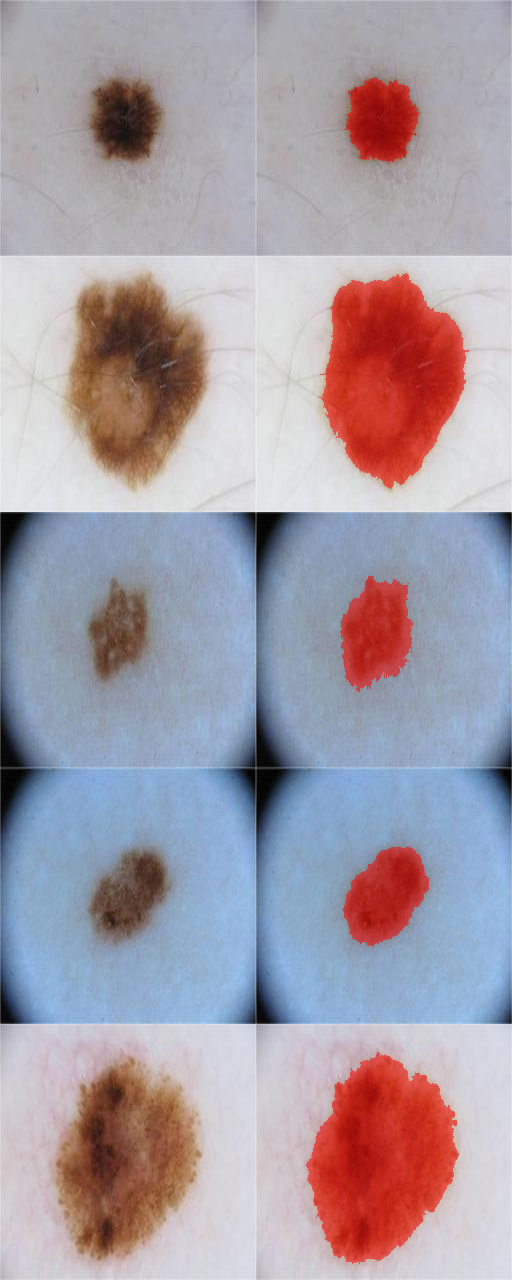
#> input picture experiments/data_sanity_check.png, 512 x 1280 px
$ python -i canny_edge.py   (imports and definitions only)
#> lines starting #> are read from the running program, lines starting #| are printed output that depends on the picture; after the words box and inside, x2 and y2 are one past the last pixel; in counts of white or black regions, pixels touching at a corner belong together
#> further down, picture is the input picture: shape (1280, 512, 3); mean B, G, R 166.5, 157, 167.2
### traditional/otsu.py
# -*- coding: utf-8 -*-
"""Otsu 最大类间方差阈值分割（课件第4章，自实现公式，不调用 cv2.threshold 的 Otsu 模式）。

思路：遍历灰度阈值 T ∈ [0,255]，最大化类间方差 σ_b² = ω0·ω1·(μ0-μ1)²。
皮肤病灶通常比周围皮肤暗，取灰度 < T 作为前景；
再经形态学开运算去噪点、保留最大连通域、孔洞填充得到最终结果。
"""
import cv2
import numpy as np


# [12 lines left out: function otsu_threshold, not called in this run]


def postprocess(mask):
    """开运算去噪 + 最大连通域 + 孔洞填充。输入输出均为 {0,1}。"""
    mask = (mask > 0).astype(np.uint8)
    kernel = cv2.getStructuringElement(cv2.MORPH_ELLIPSE, (5, 5))
    mask = cv2.morphologyEx(mask, cv2.MORPH_OPEN, kernel)
    # 最大连通域
    num, labels, stats, _ = cv2.connectedComponentsWithStats(mask, 8)
    if num > 1:
        largest = 1 + int(np.argmax(stats[1:, cv2.CC_STAT_AREA]))
        mask = (labels == largest).astype(np.uint8)
    # 孔洞填充（泛洪法）
    h, w = mask.shape
    flood = mask.copy()
    ff = np.zeros((h + 2, w + 2), np.uint8)
    cv2.floodFill(flood, ff, (0, 0), 2)
    mask = ((mask == 1) | (flood == 0)).astype(np.uint8)
    return mask


# [7 lines left out: function segment, not called in this run]

### traditional/canny_edge.py
# -*- coding: utf-8 -*-
"""Canny 边缘检测 + 形态学闭合分割（课件第4章边缘检测：一阶/二阶导数与 Canny 步骤）。

流程：高斯平滑 → Canny 双阈值边缘 → 形态学闭运算连接断裂边缘
     → 轮廓填充取最大轮廓 → 孔洞填充。
"""
import cv2
import numpy as np

from . import otsu


def segment(image_bgr, low=40, high=120):
#> called with low = 40, high = 120
    gray = cv2.cvtColor(image_bgr, cv2.COLOR_BGR2GRAY)
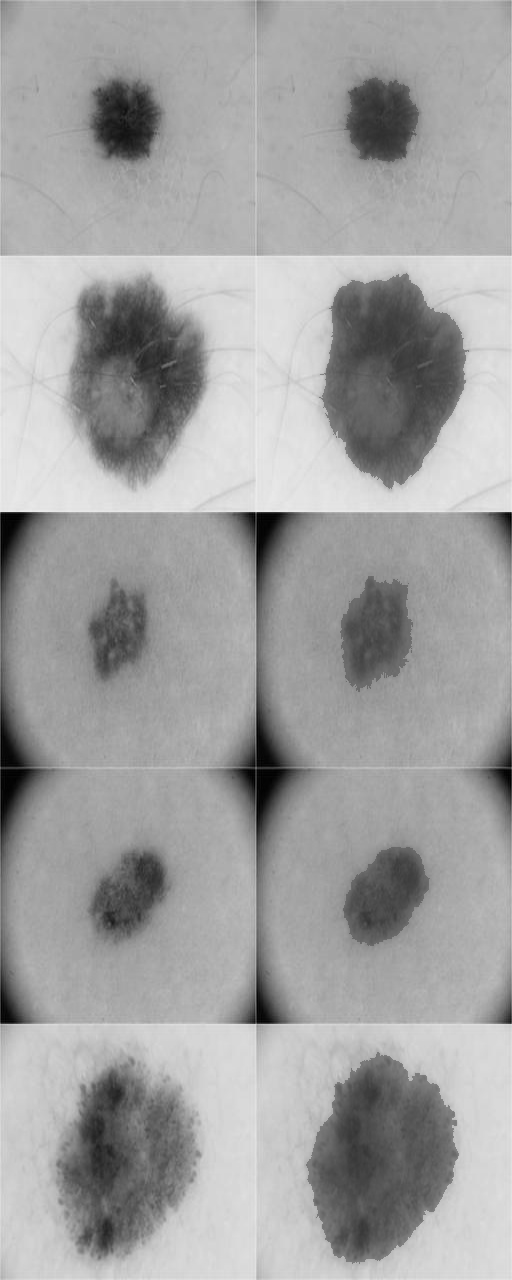
#> gray: shape (1280, 512); min 0, max 236, mean 161.1
    gray = cv2.GaussianBlur(gray, (5, 5), 0)
    edges = cv2.Canny(gray, low, high)
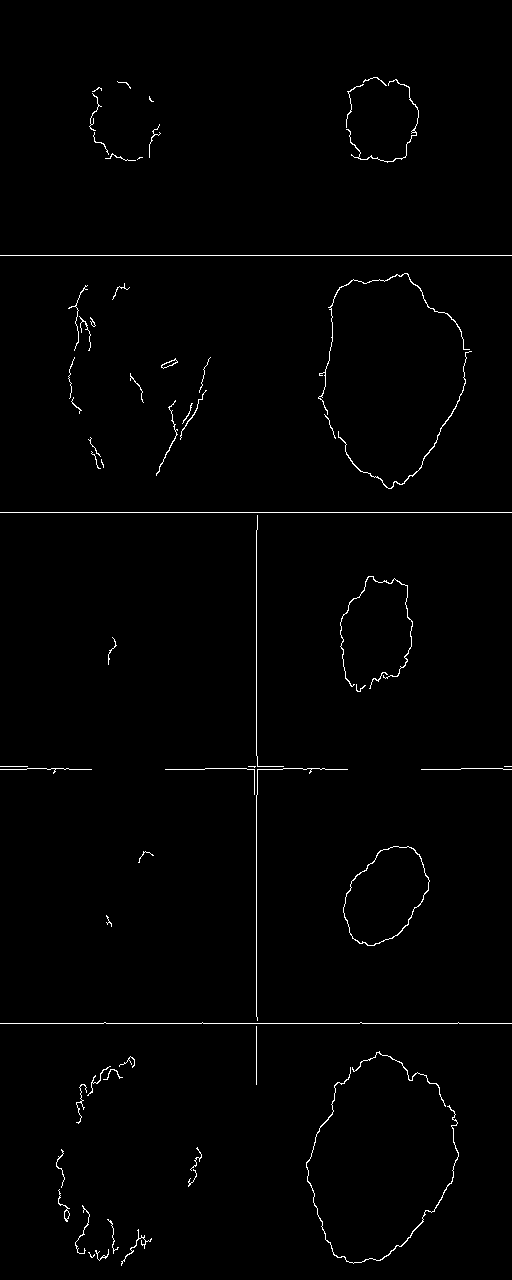
#> edges: shape (1280, 512); 1% white in thin lines or dots
    kernel = cv2.getStructuringElement(cv2.MORPH_ELLIPSE, (7, 7))
    closed = cv2.morphologyEx(edges, cv2.MORPH_CLOSE, kernel, iterations=2)
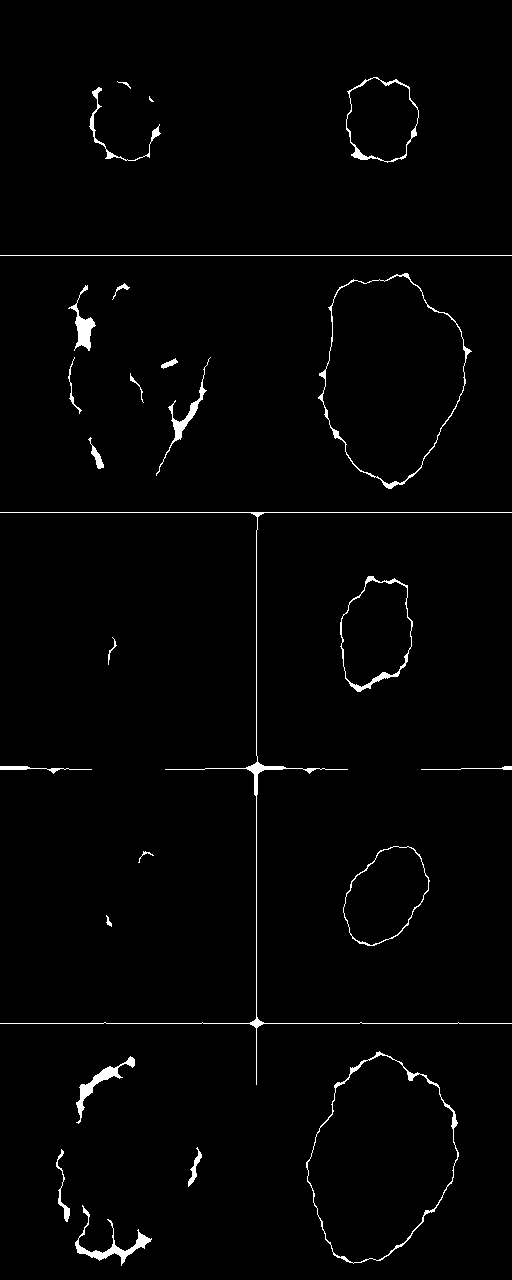
#> closed: shape (1280, 512); 1.6% white; 26 white regions (1 under 20 px)
    # 从边缘重建区域：取最大外轮廓并填充
    contours, _ = cv2.findContours(closed, cv2.RETR_EXTERNAL, cv2.CHAIN_APPROX_SIMPLE)
#> contours = 26 contours, 5 with area under 20; largest, box (x1, y1, x2, y2) and area: (306, 1051, 459, 1264) 22313, (318, 273, 472, 489) 22292, (340, 576, 413, 692) 6152, (343, 846, 430, 946) 5824, (346, 77, 419, 163) 4788
    mask = np.zeros_like(gray, np.uint8)
    if contours:
        biggest = max(contours, key=cv2.contourArea)
#> biggest = contour of 269 points, box (x1, y1, x2, y2) (306, 1051, 459, 1264), area 22313
        if cv2.contourArea(biggest) > 100:
            cv2.drawContours(mask, [biggest], -1, 1, thickness=cv2.FILLED)
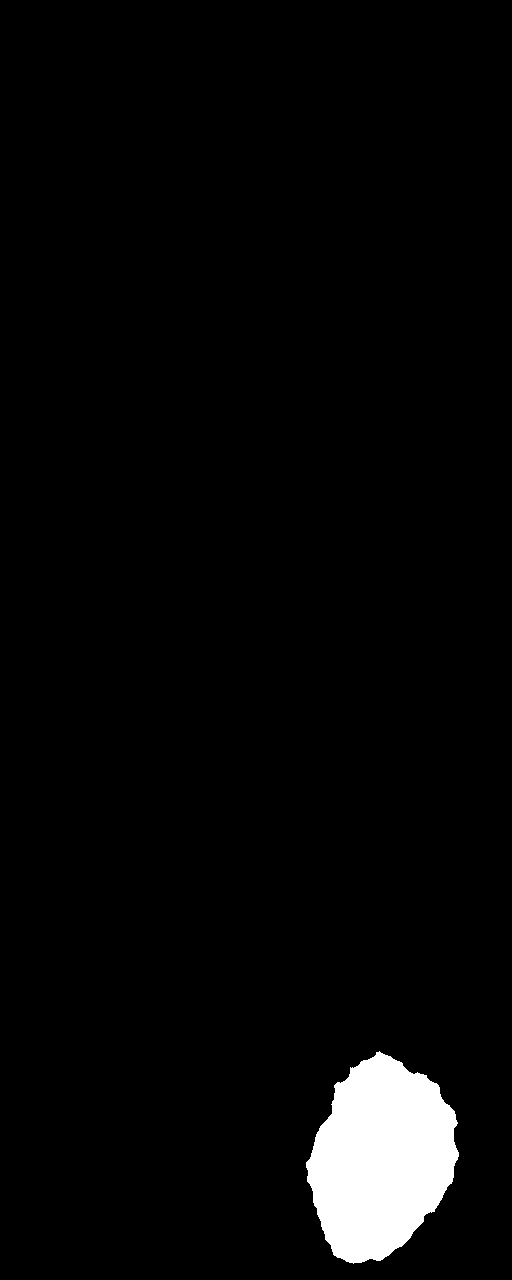
#> mask: shape (1280, 512); values 0 (black) and 1 (white), 3.4% white; 1 white region, box (x1, y1, x2, y2) and area: (306, 1051, 459, 1264) 22577
    if mask.sum() < 100:      # 边缘重建失败时回退为阈值法，保证可比性
        t = otsu.otsu_threshold(gray)
        mask = (gray < t).astype(np.uint8)
    return otsu.postprocess(mask)
#> in postprocess, `mask = cv2.morphologyEx(mask, cv2.MORPH_OPEN, kernel)`: mask: shape (1280, 512); values 0 (black) and 1 (white), 3.4% white; 1 white region, box (x1, y1, x2, y2) and area: (306, 1052, 459, 1264) 22562
#> in postprocess, `num, labels, stats, _ = cv2.connectedComponentsWithStats(mask, 8)`: num = 2; stats = [[0, 0, 512, 1280, 632798], [306, 1052, 153, 212, 22562]]
#> in postprocess, `largest = 1 + int(np.argmax(stats[1:, cv2.CC_STAT_AREA]))`: largest = 1

>>> import cv2
>>> picture = cv2.imread('../experiments/data_sanity_check.png')
>>> result = segment(picture)
